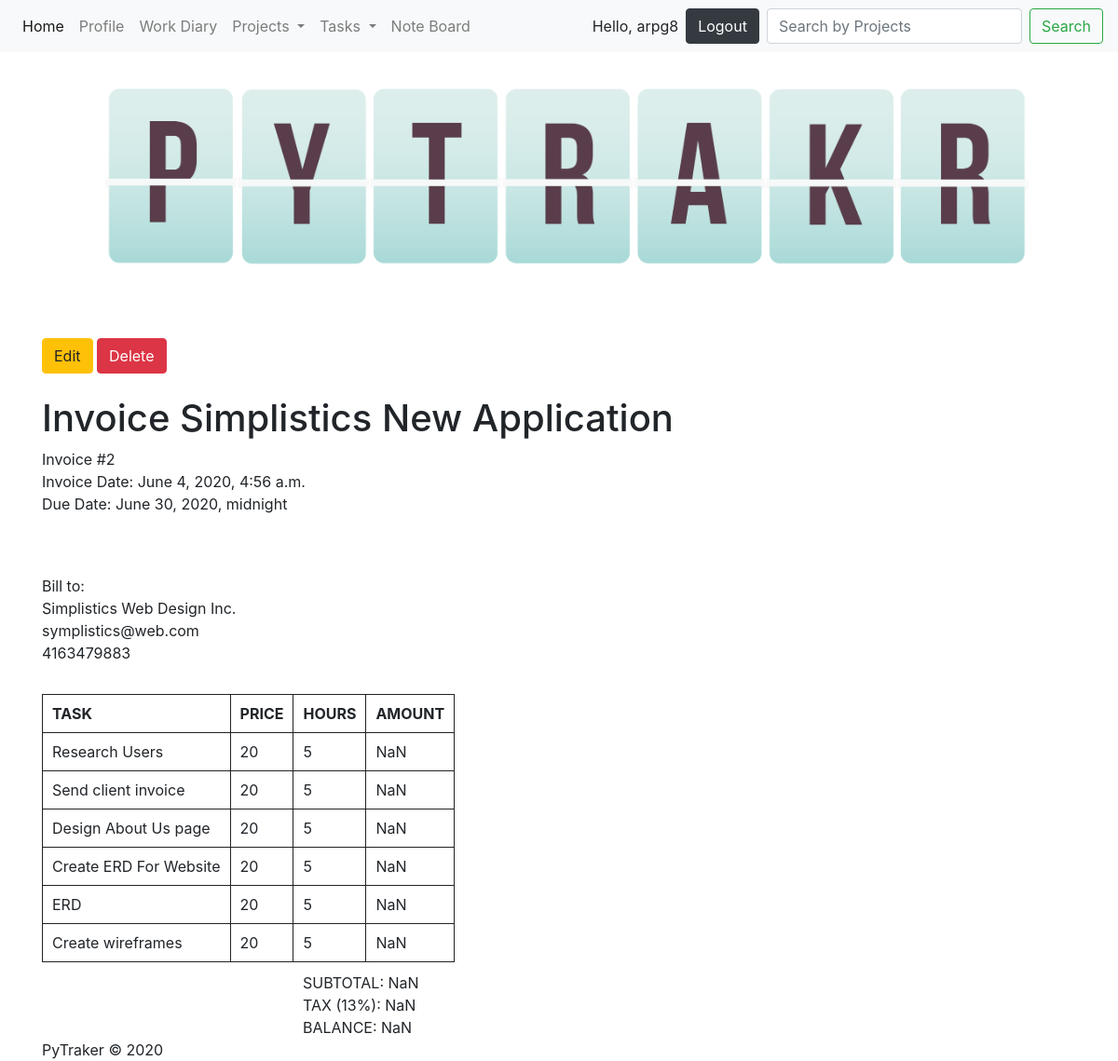
Screenshot of /PyTraker/invoice/2/ (signed in) with the database file from the repository.
### PyTraker/models.py (models this page shows, shortened)
class Projects(models.Model):
    name = models.CharField(max_length=50)
    description = models.TextField(max_length=250)
    clientID = models.ForeignKey(Clients, on_delete=models.CASCADE)
    payRate = models.IntegerField()
    startDate = models.DateTimeField()
    dueDate = models.DateTimeField()

class Invoices(models.Model):
    userID = models.ForeignKey(User, on_delete=models.CASCADE)
    projectID = models.ForeignKey(Projects, on_delete=models.CASCADE)
    dateCreated = models.DateTimeField()
    dueDate = models.DateTimeField()

class Clients(models.Model):
    name = models.CharField(max_length=50)
    email = models.CharField(max_length=50)
    phone = models.CharField(max_length=50)

class Tasks(models.Model):
    projectID = models.ForeignKey(Projects, on_delete=models.CASCADE)
    name = models.CharField(max_length=50)
    description = models.TextField(max_length=250)
    complete = models.BooleanField(default=False)
    due_date = models.DateTimeField()
    def __str__(self):
        return self.name

### PyTraker/views.py (the view)
# urls.py: path("PyTraker/invoice/<int:project_id>/", views.invoice, name="invoice"),
@login_required
def invoice(request, project_id):
    obj = Invoices.objects.get(projectID_id=project_id)
    tasks = Tasks.objects.filter(projectID_id=obj.projectID)
    task_id = Tasks.pk
    totalhours = Timers.totalhours
    timer = Timers.objects.filter(projectID_id=obj.projectID).values('task_id').annotate(tasktotal=Sum('totalhours'))
    timersum = Timers.objects.filter(projectID_id=obj.projectID).values('task_id').aggregate(tasktotal=Sum('totalhours'))
    context = {
        'invoice_id': obj.id,
        'project_id': obj.projectID,
        'project_name': obj.projectID.name,
        'client_name': obj.projectID.clientID.name,
        'client_email': obj.projectID.clientID.email,
        'client_phone': obj.projectID.clientID.phone,
        'user_fname': obj.userID.first_name,
        'user_lname': obj.userID.last_name,
        'user_email': obj.userID.email,
        'date_created': obj.dateCreated,
        'date_due': obj.dueDate,
        'hourly_rate': obj.projectID.payRate,
        'tasks_list': tasks,
        'timers': timersum,
        'tasktimers': timer,
    }
    return render(request, "PyTraker/invoice.html", context)

### PyTraker/templates/PyTraker/invoice.html (shortened to what this page needs)
{% extends "PyTraker/header.html" %}
{% load mathfilters %}
{% block content %}
<a href="/PyTraker/edit_invoice/{{ invoice_id }}" class="btn btn-warning">Edit</a>
    <a href="/PyTraker/delete_invoice/{{ invoice_id }}"  class="btn btn-danger"  id ='{{project.id}}'>Delete</a>
    <h1>Invoice {{ project_name }}</h1>
    <div style="padding-bottom: 2em;">
        <div>Invoice #{{ invoice_id }}</div>
        <div>Invoice Date: {{ date_created }}</div>
        <div>Due Date: {{ date_due }}</div>
    </div>
    <div style="padding-bottom: 2em;">
    </div>
    <div style="padding-bottom: 2em;">
        <div>Bill to: </div>
        <div>{{ client_name }}</div>
        <div>{{ client_email }}</div>
        <div>{{ client_phone }}</div>
    </div>
    <table>
        <tr>
            <th >TASK</th>
            <th>PRICE</th>
            <th>HOURS</th>
            <th>AMOUNT</th>
        </tr>
        {% for task in tasks_list %}
        <tr>
            <td>{{ task }}</td>
            <td class="rate">{{ hourly_rate }}</td>
            <td class="time"> 5 </td>
            <td class="amount"></td>
        </tr>
        {% endfor %}
    </table>
    <div class="task-list">
        <div id="subtotal"> </div>
        <div id="tax"></div>
        <div id="balance"></div>
    </div>
{% endblock %}

### PyTraker/templates/PyTraker/header.html (shortened to what this page needs)
<head>
    <link rel="stylesheet" href="https://stackpath.bootstrapcdn.com/bootstrap/4.5.0/css/bootstrap.min.css"
>
    <link rel="stylesheet" href="//code.jquery.com/ui/1.12.1/themes/base/jquery-ui.css">
     {% load static %}
    <link rel="stylesheet" type="text/css" href="{% static 'PyTraker/style.css' %}">
</head>
<body>
<header>
    <nav class="navbar navbar-expand-lg navbar-light bg-light">
  <div class="collapse navbar-collapse" id="navbarSupportedContent">
    <ul class="navbar-nav mr-auto">
      <li class="nav-item active">
        <a class="nav-link" href="/PyTraker/index">Home</a>
      </li>
        {% if user.is_authenticated %}
      <li class="nav-item">
        <a class="nav-link" href="/PyTraker/user_profile/{{ request.user.id }}">Profile</a>
      </li>
      <li class="nav-item">
        <a class="nav-link" href="/PyTraker/workdiary">Work Diary</a>
      </li>
      <li class="nav-item dropdown">
        <a class="nav-link dropdown-toggle" href="#" id="navbarDropdown" role="button" data-toggle="dropdown" aria-haspopup="true" aria-expanded="false">
          Projects
        </a>
      </li>
            <li class="nav-item dropdown">
        <a class="nav-link dropdown-toggle" href="#" id="navbarDropdown" role="button" data-toggle="dropdown" aria-haspopup="true" aria-expanded="false">
          Tasks
        </a>
      </li>
      <li class="nav-item">
        <a class="nav-link" href="/PyTraker/noteboard">Note Board</a>
      </li>
    </ul>
      <div class="nav-item">Hello, {{ request.user }} </div>  <a href="#" onClick="document.getElementById('logoutform').submit()"><button type="button" class="btn btn-dark" id="logout-btn">Logout</button></a>
{% else %}
<a href="{% url 'PyTraker:sign_up' %}" class="nav-link"  >Sign up</a>  <a href="/PyTraker/login/?next=/" class="nav-link" >Login</a>
{% endif %}
    {% if user.is_authenticated %}
    <form class="form-inline my-2 my-lg-0" action="/search" method="get">
      <input class="form-control mr-sm-2"name='q' type="text" placeholder="Search by Projects" aria-label="Search">
      <button class="btn btn-outline-success my-2 my-sm-0" type="submit">Search</button>
    </form>
    {% endif %}
  </div>
</nav>
</header>
<div class="container">
{% load static %}
<img src="{% static "PyTraker/logo.png" %}" alt="My logo" id="logo">
{% block content %}
{% endblock %}
<footer>PyTraker &#169; 2020 </footer>
 </body>

### PyTraker/static/PyTraker/style.css (style rules this page uses)
#logo { max-width: 100%; height: auto; margin-left: auto; margin-right: auto; }
.btn { margin-top:1.5em; margin-bottom:1.5em; }
#logout-btn { margin-top:0; margin-left:0.5em; margin-right:0.5em; margin-bottom:0; }

### PyTraker/templates/PyTraker/invoice.html (style rules this page uses)
table, td, th { border: #222222 solid 1px; }
th, td { padding: 10px; }
.task-list { padding-top: 10px; margin-left: 280px; }

### rows the page displays
Projects: name "Simplistics New Application"
Invoices: dateCreated "June 4, 2020, 4:56 a.m.", dueDate "June 30, 2020, midnight"
Clients: name "Simplistics Web Design Inc.", email "symplistics@web.com", phone "4163479883"
Tasks: name "Research Users", hourly_rate "20"
Tasks: name "Send client invoice", hourly_rate "20"
Tasks: name "Design About Us page", hourly_rate "20"
Tasks: name "Create ERD For Website", hourly_rate "20"
Tasks: name "ERD", hourly_rate "20"
Tasks: name "Create wireframes", hourly_rate "20"

### other values shown
{{ request.user }} "arpg8"
{{ invoice_id }} "2"
